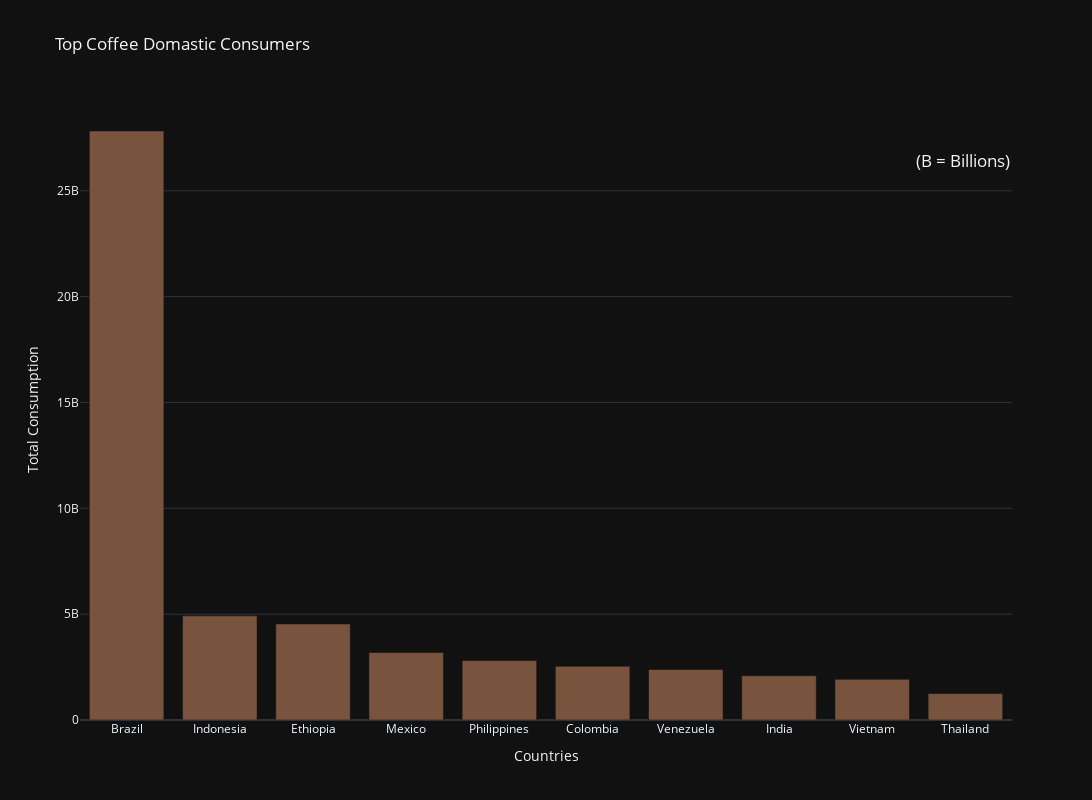

The code cell stored with this chart in its notebook:
### Code cell
fig = px.bar(top_domastic_consumption, x='Country', y='Total_domestic_consumption', labels={
    "Country": "Countries",
    "Total_domestic_consumption": "Total Consumption"
},title='Top Coffee Domastic Consumers', width=1200, height=800, color_discrete_sequence=['#78533d'])

fig.update_layout(
    annotations=[
        dict(
            text='(B = Billions)',
            showarrow=False,
            xref='paper',
            yref='y',
            x=1.0,
            y=max(top_domastic_consumption['Total_domestic_consumption']) * 0.95,
            font=dict(size=17)
        )
    ]
)

fig.show()

### Figure 1 — Plotly figure (JSON) as saved in the notebook; plotly's stock layout.template omitted (floating-point values rounded to 4 significant figures)
{"data": [{"alignmentgroup": "True", "hovertemplate": "Countries=%{x}<br>Total Consumption=%{y}<extra></extra>", "legendgroup": "", "marker": {"color": "#78533d", "pattern": {"shape": ""}}, "name": "", "offsetgroup": "", "orientation": "v", "showlegend": false, "textposition": "auto", "x": ["Brazil", "Indonesia", "Ethiopia", "Mexico", "Philippines", "Colombia", "Venezuela", "India", "Vietnam", "Thailand"], "xaxis": "x", "y": [27824700000, 4920480000, 4536540000, 3189660000, 2807280000, 2536776384, 2386067999, 2093460000, 1920928320, 1248600000], "yaxis": "y", "type": "bar"}], "layout": {"xaxis": {"anchor": "y", "domain": [0.0, 1.0], "title": {"text": "Countries"}}, "yaxis": {"anchor": "x", "domain": [0.0, 1.0], "title": {"text": "Total Consumption"}}, "legend": {"tracegroupgap": 0}, "title": {"text": "Top Coffee Domastic Consumers"}, "barmode": "relative", "height": 800, "width": 1200, "annotations": [{"font": {"size": 17}, "showarrow": false, "text": "(B = Billions)", "x": 1.0, "xref": "paper", "y": 26430000000.0, "yref": "y"}]}}
